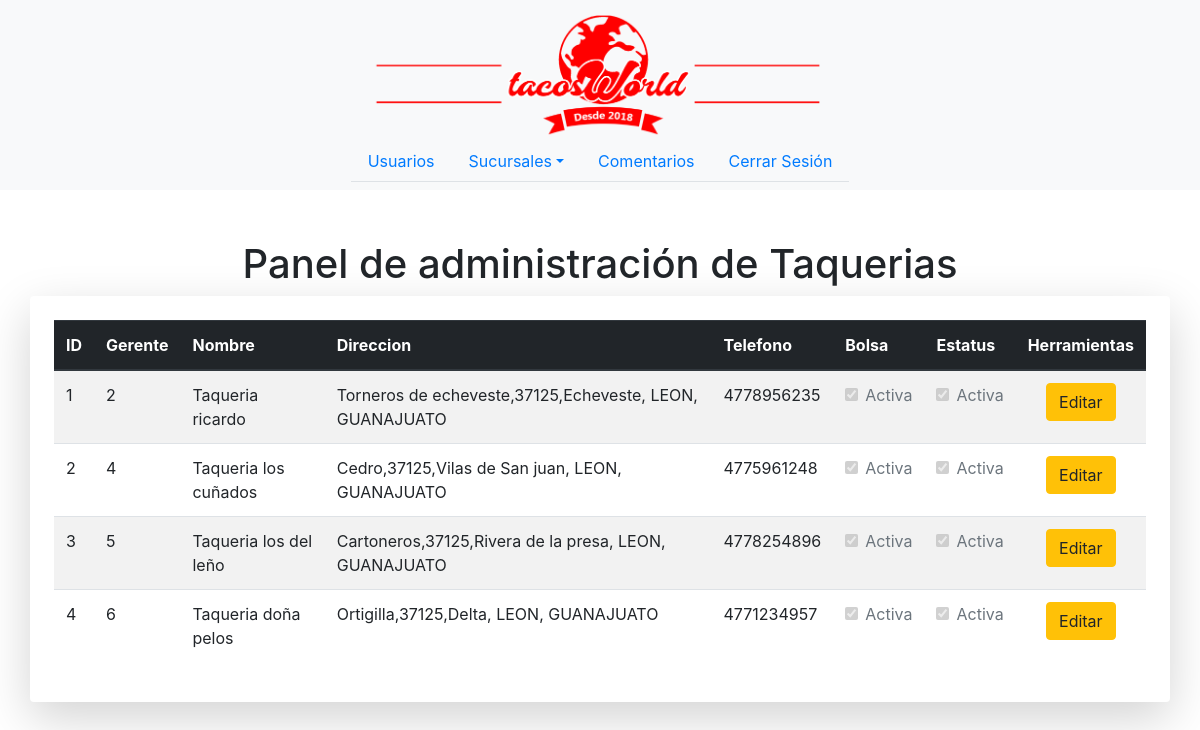
The app's page /admin/establishments/taquerias.php with its own data.
### tables this page shows
CREATE TABLE TAQUERIA(
ID_TAQUERIA INT AUTO_INCREMENT PRIMARY KEY NOT NULL,
ESTATUSBT BIT NOT NULL,
TELEFONO VARCHAR(20) NOT NULL,
NOMBRE VARCHAR(50) NOT NULL,
DIRECCION VARCHAR(100)NOT NULL,
LATITUD FLOAT(10,6)  NULL,
LONGITUD FLOAT(10,6) NULL,
DESCRIPCION VARCHAR(100) NOT NULL,
ID_USUARIO INT NOT NULL,
ESTATUS_SUCURSAL BIT NOT NULL,
IMAGEN LONGBLOB NULL);

### admin/establishments/taquerias.php (the view, shortened to what this page needs)
<!DOCTYPE HTML>
<html lang="en">
  <head>
    <link rel="stylesheet" href="../../css/bootstrap.min.css">
  </head>
  <body>
    <nav class="navbar navbar-expand-md flex-column fixed-top navbar-dark bg-light navbar-inverse" style="background-color: transparent;">
        <a class="navbar-brand align-self-center m-0 pb-3 position-md-absolute pb-md-0" href="#"><img id= "logo" src="../../images/logo.png" alt="tacosWorld"></a>
         <ul class="nav nav-tabs">
          <li class="nav-item">
            <a class="nav-link" href="../users.html">Usuarios</a>
          </li>
          <li class="nav-item dropdown">
            <a class="nav-link dropdown-toggle" data-toggle="dropdown" href="#" role="button" aria-haspopup="true" aria-expanded="false">Sucursales</a>
          </li>
          <li class="nav-item">
            <a class="nav-link" href="../comments.html">Comentarios</a>
          </li>
          <li class="nav-item"><a class="nav-link" href="#">Cerrar Sesión</a></li>
        </ul>
    </nav>
    <br><br><br><br><br><br><br><BR></BR><br>
    <center><h1 class="h1">Panel de administración de Taquerias</h1></center>
    <div class="container shadow-lg p-4 mb-5 bg-white rounded" style="overflow:auto;">
        <table class="table table-striped table-hover">
               <thead class="thead-dark">
                   <tr>
                       <th scope="col">ID</th>
                       <th scope="col">Gerente</th>
                       <th scope="col">Nombre</th>
                       <th scope="col">Direccion</th>
                       <th scope="col">Telefono</th>
                       <th scope="col">Bolsa</th>
                       <th scope="col">Estatus</th>
                       <th scope="col"><center>Herramientas</center></th>
                   </tr>
               </thead>
               <tbody>
                    <?php
                        $conection=conectar();
                    $query="SELECT ID_TAQUERIA,ID_USUARIO,NOMBRE,DIRECCION,TELEFONO,ESTATUSBT,ESTATUS_SUCURSAL FROM TAQUERIA";
                    $resultado=mysqli_query($conection,$query) or die(mysqli_error($conection));
                      while($consulta =mysqli_fetch_array($resultado)){ ?>
                    <tr>
                       <td><?php echo $consulta['ID_TAQUERIA']; ?></td>
                       <td><?php echo $consulta['ID_USUARIO']; ?></td>
                       <td><?php echo $consulta['NOMBRE']; ?></td>
                       <td><?php echo $consulta['DIRECCION']; ?></td>
                       <td><?php echo $consulta['TELEFONO']; ?></td>
                       <td><div class="form-check">
                       <?php if ($consulta['ESTATUSBT'] == 1){ ?>
                       <input class = "form-check-input" type="checkbox" checked disabled><label class="form-check-label" for="defaultCheck1">Activa</label>
                       </div>
                       <?php }else{ ?>
                       <input class = "form-check-input" type="checkbox" disabled><label class="form-check-label" for="defaultCheck1">Activa</label>
                       <?php } ?>
                       </td>
                       <td><div class="form-check">
                       <?php if ($consulta['ESTATUS_SUCURSAL'] == 1){ ?>
                       <input class = "form-check-input" type="checkbox" checked disabled><label class="form-check-label" for="defaultCheck1">Activa</label>
                       </div>
                       <?php }else{ ?>
                       <input class = "form-check-input" type="checkbox" disabled><label class="form-check-label" for="defaultCheck1">Activa</label>
                       <?php } ?>
                       </td>
                       <td>
                       <center>
                       <button class="btn btn-warning">Editar</button>
                       </center>
                       </td>
                   </tr>
                   <?php } ?>
               </tbody>
           </table>
    </div>
  </body>
</html>

### admin/establishments/taquerias.php (style rules this page uses)
@media (min-width: 768px) { .position-md-absolute { position: absolute; } }
a img#logo { display: block; width: 40%; margin: auto; }

### records on screen
taqueria: ID_TAQUERIA "1", ID_USUARIO "2", NOMBRE "Taqueria ricardo", DIRECCION "Torneros de echeveste,37125,Echeveste, LEON, GUANAJUATO", TELEFONO "4778956235"
taqueria: ID_TAQUERIA "2", ID_USUARIO "4", NOMBRE "Taqueria los cuñados", DIRECCION "Cedro,37125,Vilas de San juan, LEON, GUANAJUATO", TELEFONO "4775961248"
taqueria: ID_TAQUERIA "3", ID_USUARIO "5", NOMBRE "Taqueria los del leño", DIRECCION "Cartoneros,37125,Rivera de la presa, LEON, GUANAJUATO", TELEFONO "4778254896"
taqueria: ID_TAQUERIA "4", ID_USUARIO "6", NOMBRE "Taqueria doña pelos", DIRECCION "Ortigilla,37125,Delta, LEON, GUANAJUATO", TELEFONO "4771234957"
